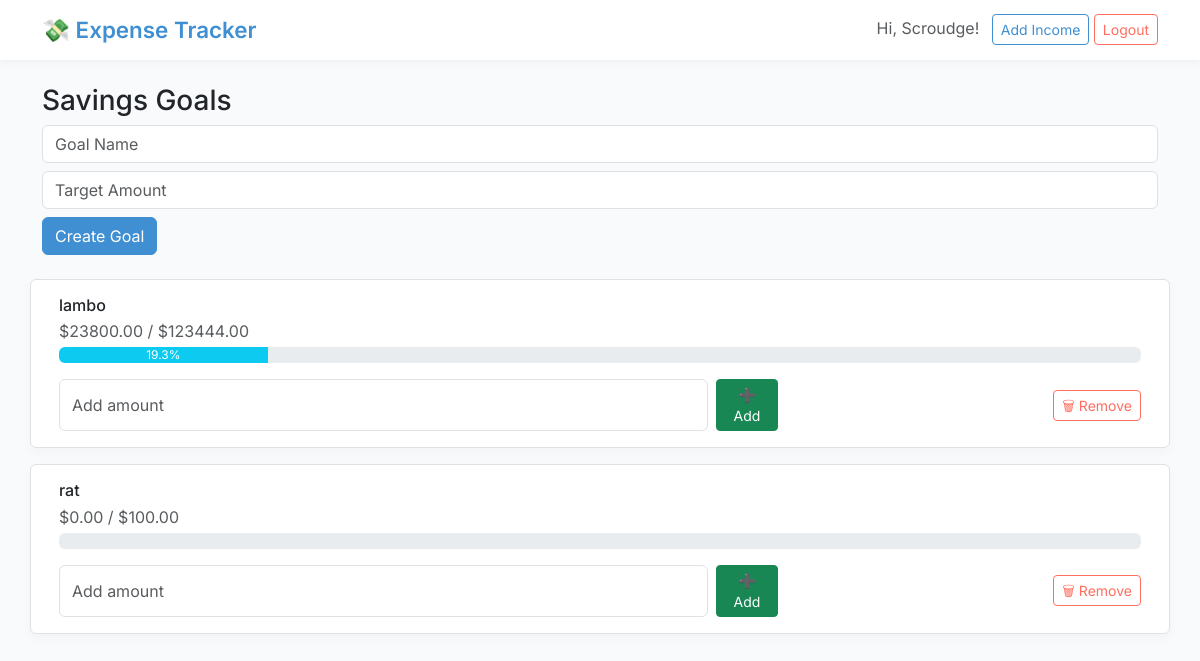
The page /goals (signed in) on the database as committed earlier.
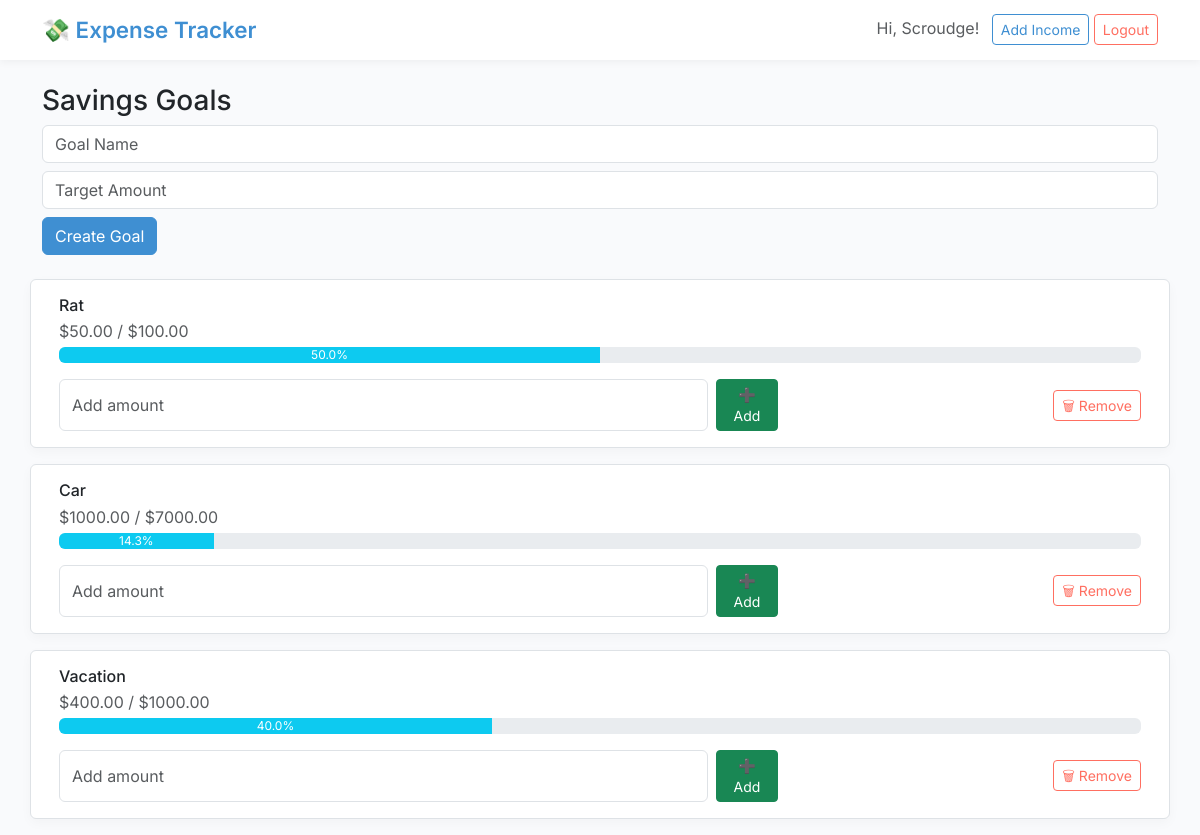
The same page on the database as committed later.
### app.py (models this page shows)
class SavingGoal(db.Model):
    id = db.Column(db.Integer, primary_key=True)
    name = db.Column(db.String(100), nullable=False)
    target_amount = db.Column(db.Float, nullable=False)
    saved_amount = db.Column(db.Float, default=0.0)
    user_id = db.Column(db.Integer, db.ForeignKey('user.id'), nullable=False)

### app.py (the view, shortened to what this page needs)
@app.route('/goals', methods=['GET', 'POST'])
@login_required
def goals():
    goals = SavingGoal.query.filter_by(user_id=current_user.id).all()
    return render_template('goals.html', goals=goals)

### app.py (called while the page is built)
@login_manager.user_loader
def load_user(user_id):
    return User.query.get(int(user_id))

### templates/goals.html
{% extends "base.html" %}
{% block content %}
<h3>Savings Goals</h3>
<form method="POST" class="mb-4">
    <input type="text" name="name" placeholder="Goal Name" class="form-control mb-2" required>
    <input type="number" name="target" step="0.01" placeholder="Target Amount" class="form-control mb-2" required>
    <button type="submit" class="btn btn-primary">Create Goal</button>
</form>
{% for goal in goals %}
<div class="row align-items-center mb-3 p-3 border rounded">
    <div class="col">
        <h6 class="mb-1">{{ goal.name }}</h6>
        <p class="mb-1 text-muted">${{ '%.2f' | format(goal.saved_amount) }} / ${{ '%.2f' | format(goal.target_amount)
            }}</p>
        <div class="progress mb-3" style="height: 16px;">
            <div class="progress-bar bg-info"
                style="width: {{ (goal.saved_amount / goal.target_amount * 100) | round(1) }}%;">
                {{ (goal.saved_amount / goal.target_amount * 100) | round(1) }}%
            </div>
        </div>
        <div class="row g-2 align-items-center">
            <div class="col-md-8">
                <form method="POST" action="{{ url_for('add_saving', goal_id=goal.id) }}" class="d-flex">
                    <input type="number" name="amount" step="0.01" class="form-control me-2" placeholder="Add amount"
                        required>
                    <button type="submit" class="btn btn-sm btn-success">➕ Add</button>
                </form>
            </div>
            <div class="col-md-4 text-end">
                <form method="POST" action="{{ url_for('delete_goal', goal_id=goal.id) }}">
                    <button type="submit" class="btn btn-sm btn-outline-danger">🗑 Remove</button>
                </form>
            </div>
        </div>
    </div>
</div>
{% else %}
<p>No goals yet.</p>
{% endfor %}
{% endblock %}

Rows that differ between the two databases and show on the page:
changed SavingGoal: name "lambo" → "Rat"; saved_amount "23800.00" → "50.00"; target_amount "123444.00" → "100.00"; (goal.saved_amount/goal.target_amount*100)|round(1) "19.3" → "50.0"
changed SavingGoal: name "rat" → "Car"; saved_amount "0.00" → "1000.00"; target_amount "100.00" → "7000.00"; (goal.saved_amount/goal.target_amount*100)|round(1) (not shown) → "14.3"
added SavingGoal: name "Vacation", saved_amount "400.00", target_amount "1000.00", (goal.saved_amount/goal.target_amount*100)|round(1) "40.0"
